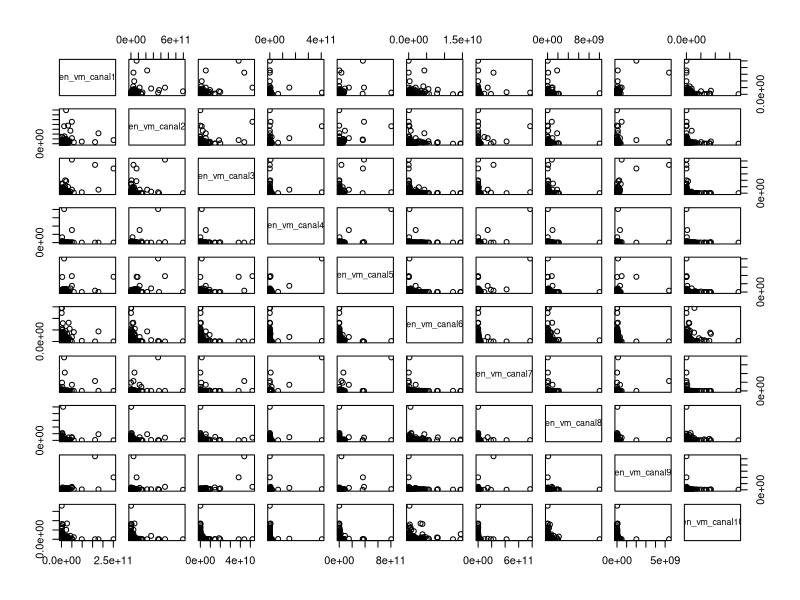
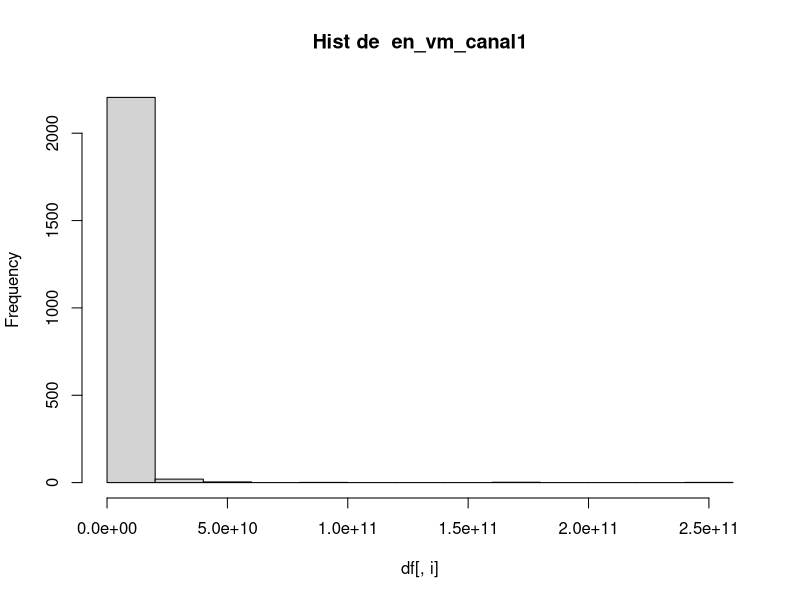
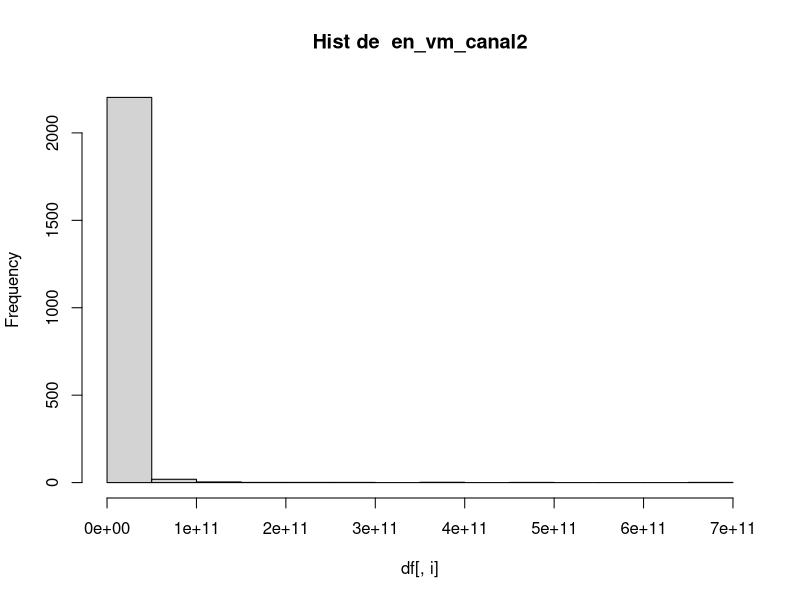
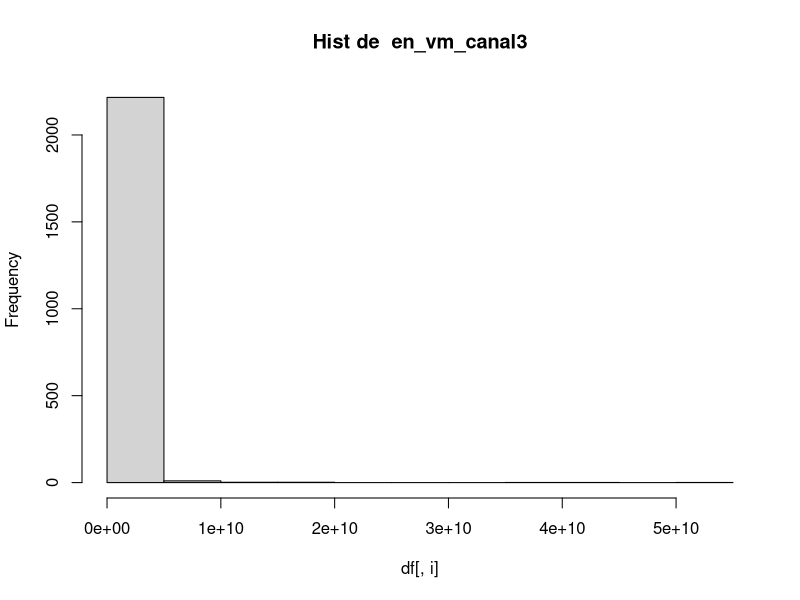
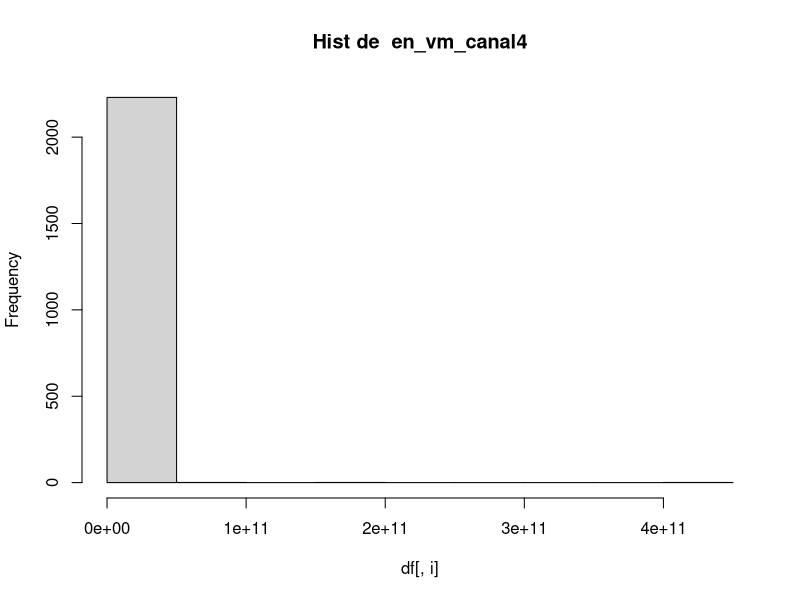
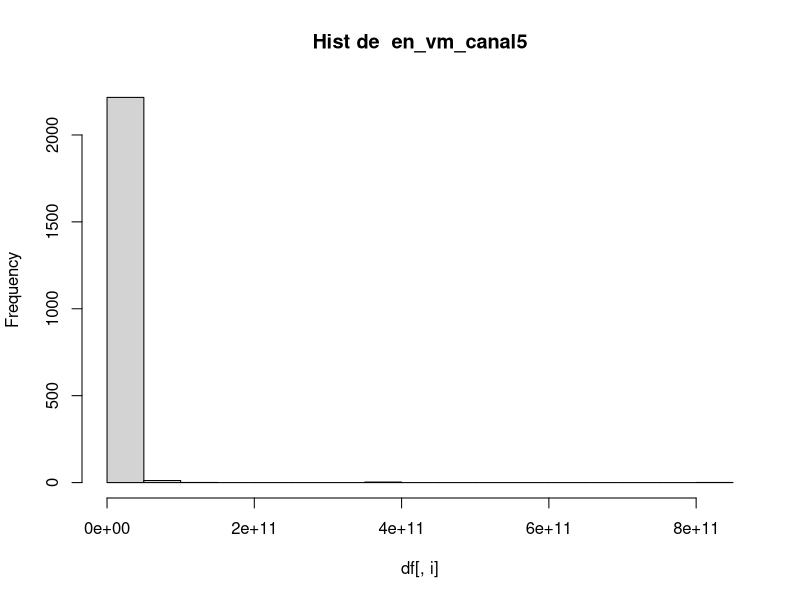
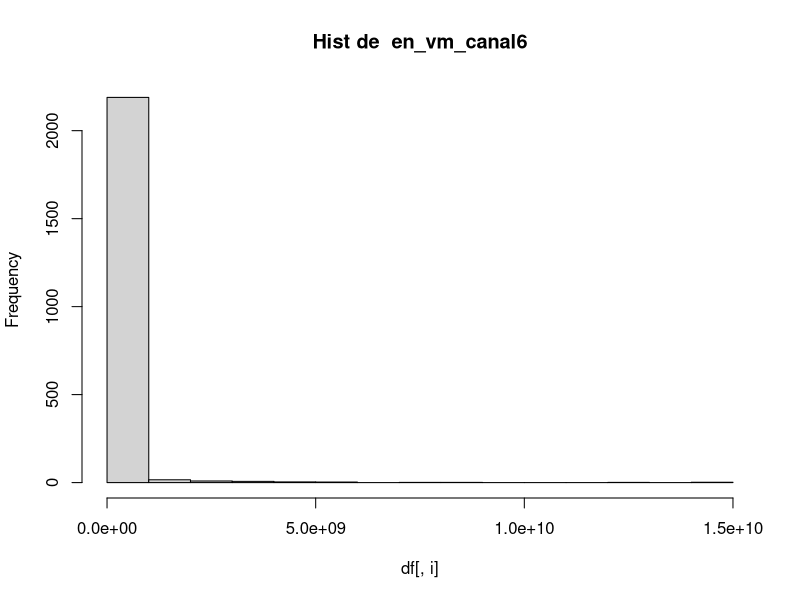
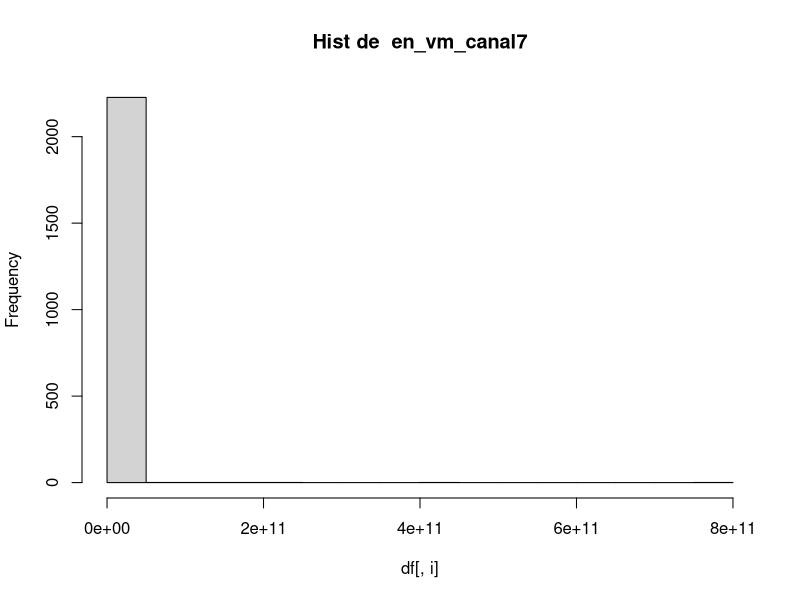

The R source for these figures, in order:
## ---- chunk 1
knitr::opts_chunk$set(echo = TRUE)
## ---- chunk 2

df <- read.csv("base_trabajo_segmentacion.csv", sep = ";", dec = '.', header = T)

head(df)

## ---- chunk 3
str(df)
## ---- chunk 4
summary(df)
## ---- chunk 5
plot(df[2:11])
## ---- chunk 6
for (i in 2:47){
  hist(df[, i], main = paste("Hist de ", names(df)[i]))
}

